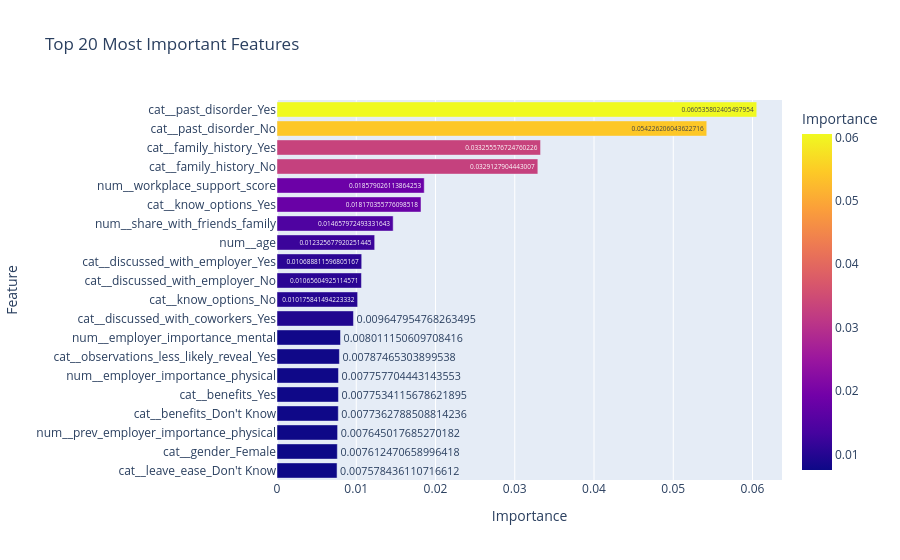

This figure's notebook cell:
### Markdown cell above
## Top 20 Most Important Features

Random Forest determines the relative importance of every predictor during model training.

Higher importance indicates a stronger contribution toward predicting whether an individual is likely to seek treatment.

### Code cell
top20 = feature_importance.head(20)

fig = px.bar(

    top20,

    x="Importance",

    y="Feature",

    orientation="h",

    color="Importance",

    text="Importance",

    title="Top 20 Most Important Features"

)

fig.update_layout(

    yaxis=dict(

        categoryorder="total ascending"

    )

)

fig.show()

### Figure 1 — Plotly figure (JSON) as saved in the notebook; plotly's stock layout.template omitted (floating-point values rounded to 4 significant figures)
{"data": [{"hovertemplate": "Importance=%{marker.color}<br>Feature=%{y}<extra></extra>", "legendgroup": "", "marker": {"color": [0.06054, 0.05423, 0.03326, 0.03291, 0.01858, 0.01817, 0.01466, 0.01233, 0.01069, 0.01066, 0.01018, 0.009648, 0.008011, 0.007875, 0.007758, 0.007753, 0.007736, 0.007645, 0.007612, 0.007578], "coloraxis": "coloraxis", "pattern": {"shape": ""}}, "name": "", "orientation": "h", "showlegend": false, "text": [0.06054, 0.05423, 0.03326, 0.03291, 0.01858, 0.01817, 0.01466, 0.01233, 0.01069, 0.01066, 0.01018, 0.009648, 0.008011, 0.007875, 0.007758, 0.007753, 0.007736, 0.007645, 0.007612, 0.007578], "textposition": "auto", "type": "bar", "x": [0.06054, 0.05423, 0.03326, 0.03291, 0.01858, 0.01817, 0.01466, 0.01233, 0.01069, 0.01066, 0.01018, 0.009648, 0.008011, 0.007875, 0.007758, 0.007753, 0.007736, 0.007645, 0.007612, 0.007578], "xaxis": "x", "y": ["cat__past_disorder_Yes", "cat__past_disorder_No", "cat__family_history_Yes", "cat__family_history_No", "num__workplace_support_score", "cat__know_options_Yes", "num__share_with_friends_family", "num__age", "cat__discussed_with_employer_Yes", "cat__discussed_with_employer_No", "cat__know_options_No", "cat__discussed_with_coworkers_Yes", "num__employer_importance_mental", "cat__observations_less_likely_reveal_Yes", "num__employer_importance_physical", "cat__benefits_Yes", "cat__benefits_Don't Know", "num__prev_employer_importance_physical", "cat__gender_Female", "cat__leave_ease_Don't Know"], "yaxis": "y"}], "layout": {"barmode": "relative", "coloraxis": {"colorbar": {"title": {"text": "Importance"}}, "colorscale": [[0, "#0d0887"], [0.1111, "#46039f"], [0.2222, "#7201a8"], [0.3333, "#9c179e"], [0.4444, "#bd3786"], [0.5556, "#d8576b"], [0.6667, "#ed7953"], [0.7778, "#fb9f3a"], [0.8889, "#fdca26"], [1, "#f0f921"]]}, "legend": {"tracegroupgap": 0}, "title": {"text": "Top 20 Most Important Features"}, "xaxis": {"anchor": "y", "domain": [0, 1], "title": {"text": "Importance"}}, "yaxis": {"anchor": "x", "categoryorder": "total ascending", "domain": [0, 1], "title": {"text": "Feature"}}}}
